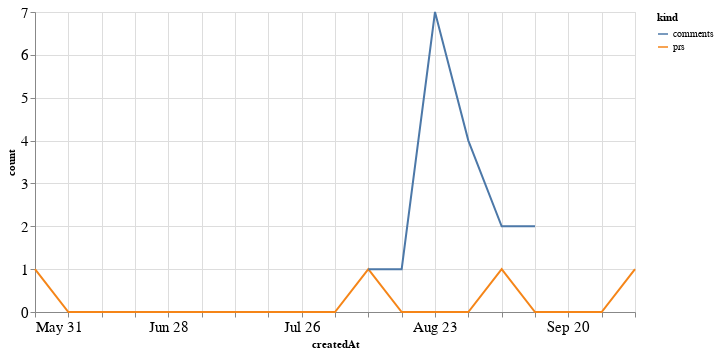

The cell this chart's notebook holds for it:
### Code cell
alt.Chart(total_time, width=600).mark_line().encode(
    x='createdAt',
    y='count',
    color='kind'
)

### Figure 1 — Vega-Lite specification as saved in the notebook (floating-point values rounded to 4 significant figures)
{"config": {"axisLeft": {"labelFontSize": 15}, "axisBottom": {"labelFontSize": 15}}, "data": {"name": "data-0925fa9b551882d85d02204054187249"}, "mark": "line", "encoding": {"color": {"type": "nominal", "field": "kind"}, "x": {"type": "temporal", "field": "createdAt"}, "y": {"type": "quantitative", "field": "count"}}, "width": 600, "$schema": "https://vega.github.io/schema/vega-lite/v4.8.1.json", "datasets": {"data-0925fa9b551882d85d02204054187249": [{"createdAt": "2020-05-31T00:00:00", "kind": "prs", "count": 1.0}, {"createdAt": "2020-06-07T00:00:00", "kind": "prs", "count": 0.0}, {"createdAt": "2020-06-14T00:00:00", "kind": "prs", "count": 0.0}, {"createdAt": "2020-06-21T00:00:00", "kind": "prs", "count": 0.0}, {"createdAt": "2020-06-28T00:00:00", "kind": "prs", "count": 0.0}, {"createdAt": "2020-07-05T00:00:00", "kind": "prs", "count": 0.0}, {"createdAt": "2020-07-12T00:00:00", "kind": "prs", "count": 0.0}, {"createdAt": "2020-07-19T00:00:00", "kind": "prs", "count": 0.0}, {"createdAt": "2020-07-26T00:00:00", "kind": "prs", "count": 0.0}, {"createdAt": "2020-08-02T00:00:00", "kind": "prs", "count": 0.0}, {"createdAt": "2020-08-09T00:00:00", "kind": "prs", "count": 1.0}, {"createdAt": "2020-08-16T00:00:00", "kind": "prs", "count": 0.0}, {"createdAt": "2020-08-23T00:00:00", "kind": "prs", "count": 0.0}, {"createdAt": "2020-08-30T00:00:00", "kind": "prs", "count": 0.0}, {"createdAt": "2020-09-06T00:00:00", "kind": "prs", "count": 1.0}, {"createdAt": "2020-09-13T00:00:00", "kind": "prs", "count": 0.0}, {"createdAt": "2020-09-20T00:00:00", "kind": "prs", "count": 0.0}, {"createdAt": "2020-09-27T00:00:00", "kind": "prs", "count": 0.0}, {"createdAt": "2020-10-04T00:00:00", "kind": "prs", "count": 1.0}, {"createdAt": "2020-05-31T00:00:00", "kind": "comments", "count": null}, {"createdAt": "2020-06-07T00:00:00", "kind": "comments", "count": null}, {"createdAt": "2020-06-14T00:00:00", "kind": "comments", "count": null}, {"createdAt": "2020-06-21T00:00:00", "kind": "comments", "count": null}, {"createdAt": "2020-06-28T00:00:00", "kind": "comments", "count": null}, {"createdAt": "2020-07-05T00:00:00", "kind": "comments", "count": null}, {"createdAt": "2020-07-12T00:00:00", "kind": "comments", "count": null}, {"createdAt": "2020-07-19T00:00:00", "kind": "comments", "count": null}, {"createdAt": "2020-07-26T00:00:00", "kind": "comments", "count": null}, {"createdAt": "2020-08-02T00:00:00", "kind": "comments", "count": null}, {"createdAt": "2020-08-09T00:00:00", "kind": "comments", "count": 1.0}, {"createdAt": "2020-08-16T00:00:00", "kind": "comments", "count": 1.0}, {"createdAt": "2020-08-23T00:00:00", "kind": "comments", "count": 7.0}, {"createdAt": "2020-08-30T00:00:00", "kind": "comments", "count": 4.0}, {"createdAt": "2020-09-06T00:00:00", "kind": "comments", "count": 2.0}, {"createdAt": "2020-09-13T00:00:00", "kind": "comments", "count": 2.0}, {"createdAt": "2020-09-20T00:00:00", "kind": "comments", "count": null}, {"createdAt": "2020-09-27T00:00:00", "kind": "comments", "count": null}, {"createdAt": "2020-10-04T00:00:00", "kind": "comments", "count": null}]}}
